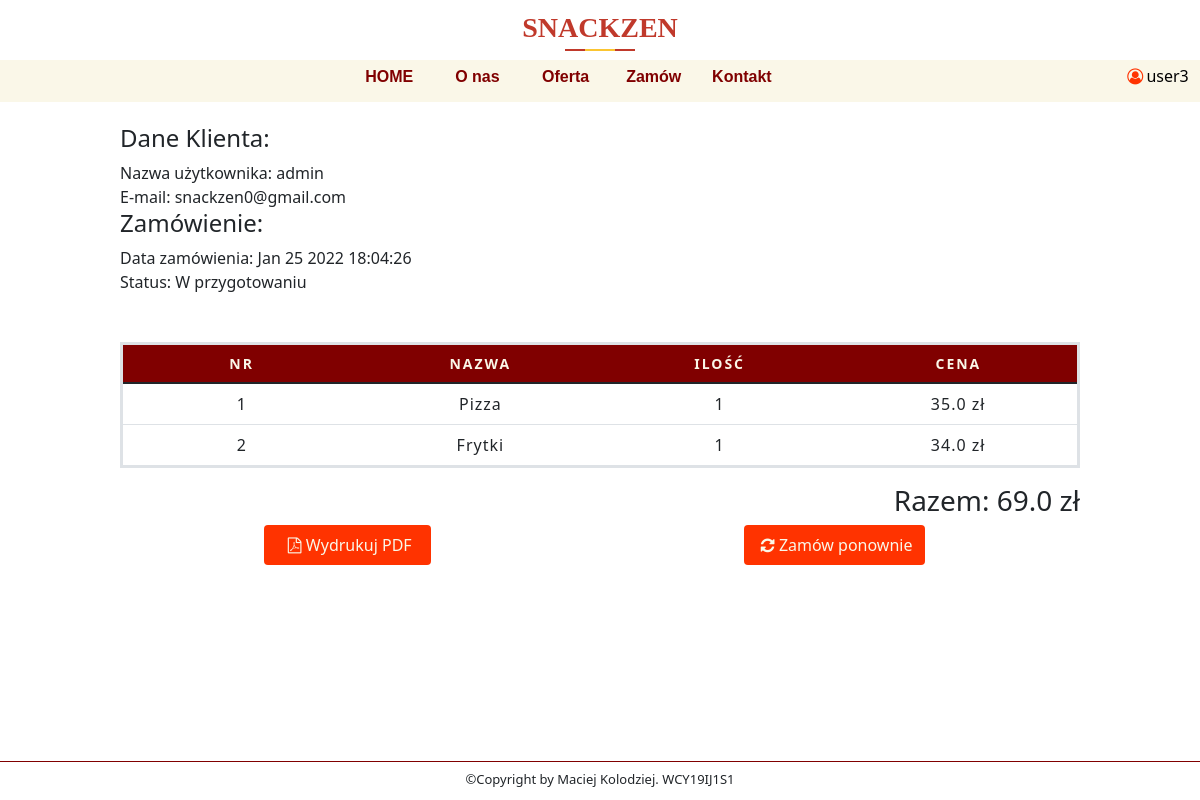
Screenshot of /orders/b14c725d01 (signed in) with the database file from the repository.
### Restaurant/models.py (models this page shows, shortened)
class User(db.Model, UserMixin):
    id = db.Column(db.Integer, primary_key=True)
    username = db.Column(db.String(20), unique=True, nullable=False)
    email = db.Column(db.String(120), unique=True, nullable=False)
    password = db.Column(db.String(60), unique=True)

class CustomerOrder(db.Model):
    id = db.Column(db.Integer, primary_key=True)
    invoice = db.Column(db.String(20), unique=True, nullable=False)
    status = db.Column(db.String(20), default='Niezapłacone', nullable=False)
    customer_id = db.Column(db.String(20), unique=False, nullable=False)
    date_created = db.Column(db.DateTime, default=datetime.utcnow, nullable=False)
    orders = db.Column(JsonEcodedDict)

### Restaurant/orders/routes.py (the view)
@order.route('/orders/<invoice>')
@login_required
def orders(invoice):
    if current_user.is_authenticated:
       total = 0
       orders = CustomerOrder.query.filter_by(invoice=invoice).first()
       customer = User.query.filter_by(id=orders.customer_id).first()
       for _key, product in orders.orders.items():
           total += float(product['price']) * int(product['quantity'])
    else:
        return redirect(url_for('users.login'))
    return render_template('user-order.html', menu=menu, invoice=invoice, total=str(total), customer=customer, orders=orders)

### Restaurant/models.py (called while the page is built)
@login_manager.user_loader
def load_user(user_id):
    return User.query.get(int(user_id))

    def process_result_value(self, value, dialect):
        if value is None:
            return {}
        else:
            return json.loads(value)

### Restaurant/templates/user-order.html (shortened to what this page needs)
{% extends "layout.html" %}
{% block content %}
    <div style="background-color: white" id="information-box">
        <div class="information-box-content3">
                <h4>Dane Klienta: </h4>
                Nazwa użytkownika: {{ customer.username }} <br>
                E-mail: {{ customer.email }} <br>
                <h4>Zamówienie: </h4>
                Data zamówienia: {{ orders.date_created.strftime("%b %d %Y %H:%M:%S") }} <br>
                Status: {{ orders.status }} <br>
                <br>
                <br>
                    <table class="table">
                    <thead>
                        <th class="text-center">Nr</th>
                        <th class="text-center">Nazwa</th>
                        <th class="text-center">Ilość</th>
                        <th class="text-center">Cena</th>
                    </thead>
                    <tbody>
                        {% for key, product in orders.orders.items() %}
                            <tr>
                                <td>{{ loop.index }}</td>
                                <td>{{ product.name }}</td>
                                <td>{{ product.quantity }}</td>
                                <td>{{ product.price }} zł</td>
                            </tr>
                        {% endfor %}
                    </tbody>
                </table>
                <h3 style ="text-align: right">Razem: {{ total }} zł</h3>
                <div class="buttons">
                    <form class="form-btn" action="{{url_for('order.get_pdf', invoice=invoice)}}" method="POST">
                        <button class="btn" type='submit'><i class="icon-pdf"></i>Wydrukuj PDF</button>
                    </form>
                    <form class="form-btn" action="{{url_for('order.order_again', invoice=invoice)}}" method="POST">
                        <button class="btn" type='submit'><i class="icon-update"></i>Zamów ponownie</button>
                    </form>
        </div>
    </div>
    </div>
{% endblock %}

### Restaurant/templates/layout.html (shortened to what this page needs)
<!DOCTYPE html>
<html lang="en">
<head>
    <link href="https://cdn.jsdelivr.net/npm/bootstrap@5.1.3/dist/css/bootstrap.min.css" rel="stylesheet">
    <link rel= "stylesheet" type= "text/css" href= "{{ url_for('static',filename='styles/style.css') }}">
    <link rel= "stylesheet" type= "text/css" href= "{{ url_for('static',filename='styles/fontello.css') }}">
</head>
<body>
    <div id="top-bar">
        <div id="res_name">
            <div class="page_title text-center">
                <h3 style="font-family: Food">SNACKZEN</h3>
            </div>
        </div>
        <div id="contest-menu">
            {% for el in menu %}
                <a style="font-weight: bold;color:maroon" class="contest-menu-element" href="{{ url_for(el.url) }}">{{ el.name }} </a>
            {% endfor %}
            {% if current_user.is_authenticated %}
                <div class="contest-menu-element-user">
            <a><i class="icon-user"></i></a>{{ current_user.username }}
            </div>
            {% endif %}
        </div>
    </div>
{% block content %}{% endblock %}
    <footer>
        <p>©Copyright by Maciej Kolodziej. WCY19IJ1S1</p>
    </footer>
</body>
</html>

### Restaurant/static/styles/style.css (style rules this page uses)
body { margin: 0px; height: 100vh; width: 100%; background-color: white; overflow: hidden; }
footer { border-top: groove; border-top-color: #800000; border-width: thin; text-align: center; font-size: small; }
form { width: 100%; display: grid; grid-template-columns: auto auto; grid-gap: 1%; }
footer p { margin-top: 8px; }
#top-bar { position: relative; width: 100%; height: 13%; background-color: white; margin-bottom: .3%; }
#res_name { height: 60%; position: absolute; text-align: center; width: 100%; font-size: 25px; font-weight: lighter; }
#contest-menu { position: absolute; bottom: 2%; background-color: rgb(250,247, 232); text-align: center; width: 100%; height: 40%; }
.contest-menu-element { font-family: Arial Narrow, sans-serif; width: 7%; text-align: center; color: black; display: inline-block; height: 100%; line-height: 2; text-decoration: none; }
.contest-menu-element-user { margin-left: 28%; margin-right: -28%; text-align: center; color: black; display: inline-block; justify-content: right; height: 100%; line-height: 2; text-decoration: none; }
#information-box { height: 81.7%; width: 100%; background-color: rgb(250,247, 232); display: flex; flex-direction: row; justify-content: space-around; }
.information-box-content3 { align-self: center; height: 95%; width: 80%; display: flex; flex-direction: column; justify-content: flex-start; overflow-y: auto; }
.icon-user { color: #ff3300; }
table { table-layout: fixed; width: 100%; border-collapse: collapse; border: 3px solid #800000; }
thead { background-color: #800000; color: rgb(250,247, 232); font-size: 0.875rem; text-transform: uppercase; }
tbody td { text-align: center; }
th { letter-spacing: 2px; border: 1px solid #800000; }
td { letter-spacing: 1px; justify-content: space-between; }
.btn { font-size: 1rem; background-color: #ff3300; color: rgb(250,247, 232); border: maroon; padding: .5rem; }
.buttons { display: flex; flex-direction: row; justify-content: space-around; }
.form-btn { width: 20%; }
.page_title { padding: 0px 0px; }
.page_title h3 { color: #c0392b; font-weight: 700; line-height: 2; margin-bottom: 0; position: relative; text-transform: capitalize; }
.page_title h3::before { background: #c0392b; width: 70px; height: 2px; position: absolute; content: ''; top: 90%; left: 50%; transform: translate(-50%, -50%); }
.page_title h3::after { position: absolute; content: ''; background: #fbc531; width: 30px; height: 2px; top: 90%; left: 50%; transform: translate(-50%, -50%); }

### rows the page displays
User: username "user3"
User: username "admin", email "snackzen0@gmail.com"
CustomerOrder: date_created "Jan 25 2022 18:04:26", status "W przygotowaniu"

### other values shown
{{ el.name }} "HOME" "O nas" "Oferta" "Zamów" "Kontakt"
{{ product.name }} "Pizza" "Frytki"
{{ product.quantity }} "1" "1"
{{ product.price }} "35.0" "34.0"
{{ total }} "69.0"
